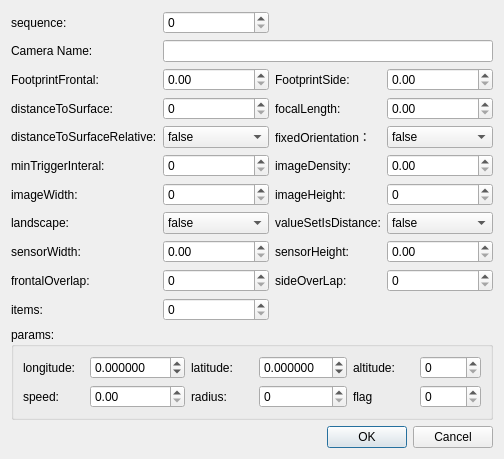
<?xml version="1.0" encoding="UTF-8"?>
<ui version="4.0">
 <class>SurveyItemLoader</class>
 <widget class="QDialog" name="SurveyItemLoader">
  <property name="geometry">
   <rect>
    <x>0</x>
    <y>0</y>
    <width>504</width>
    <height>455</height>
   </rect>
  </property>
  <property name="windowTitle">
   <string>Dialog</string>
  </property>
  <layout class="QGridLayout" name="gridLayout">
   <item row="4" column="0">
    <widget class="QLabel" name="label_6">
     <property name="text">
      <string>distanceToSurfaceRelative:</string>
     </property>
    </widget>
   </item>
   <item row="8" column="2">
    <widget class="QLabel" name="label_12">
     <property name="text">
      <string>imageHeight:</string>
     </property>
    </widget>
   </item>
   <item row="3" column="0">
    <widget class="QLabel" name="label_5">
     <property name="text">
      <string>distanceToSurface:</string>
     </property>
    </widget>
   </item>
   <item row="8" column="1">
    <widget class="QSpinBox" name="imageWidthSpinBox">
     <property name="maximum">
      <number>65535</number>
     </property>
    </widget>
   </item>
   <item row="2" column="0">
    <widget class="QLabel" name="label_2">
     <property name="text">
      <string>FootprintFrontal:</string>
     </property>
    </widget>
   </item>
   <item row="8" column="0">
    <widget class="QLabel" name="label_11">
     <property name="text">
      <string>imageWidth:</string>
     </property>
    </widget>
   </item>
   <item row="10" column="1">
    <widget class="QDoubleSpinBox" name="sensorWidthDoubleSpinBox"/>
   </item>
   <item row="11" column="0">
    <widget class="QLabel" name="label_9">
     <property name="text">
      <string>frontalOverlap:</string>
     </property>
    </widget>
   </item>
   <item row="10" column="2">
    <widget class="QLabel" name="label_16">
     <property name="text">
      <string>sensorHeight:</string>
     </property>
    </widget>
   </item>
   <item row="3" column="1">
    <widget class="QSpinBox" name="distanceToSurfaceSpinBox">
     <property name="maximum">
      <number>65535</number>
     </property>
    </widget>
   </item>
   <item row="1" column="0">
    <widget class="QLabel" name="label_4">
     <property name="text">
      <string>Camera Name:</string>
     </property>
    </widget>
   </item>
   <item row="4" column="1">
    <widget class="QComboBox" name="distanceToSurfaceRelativeComboBox">
     <item>
      <property name="text">
       <string>false</string>
      </property>
     </item>
     <item>
      <property name="text">
       <string>true</string>
      </property>
     </item>
    </widget>
   </item>
   <item row="3" column="3">
    <widget class="QDoubleSpinBox" name="focalLengthDoubleSpinBox"/>
   </item>
   <item row="7" column="2">
    <widget class="QLabel" name="label_10">
     <property name="text">
      <string>imageDensity:</string>
     </property>
    </widget>
   </item>
   <item row="9" column="1">
    <widget class="QComboBox" name="landscapeComboBox">
     <item>
      <property name="text">
       <string>false</string>
      </property>
     </item>
     <item>
      <property name="text">
       <string>true</string>
      </property>
     </item>
    </widget>
   </item>
   <item row="2" column="1">
    <widget class="QDoubleSpinBox" name="footprintFrontaDoubleSpinBox"/>
   </item>
   <item row="9" column="3">
    <widget class="QComboBox" name="valueSetIsDistanceComboBox">
     <item>
      <property name="text">
       <string>false</string>
      </property>
     </item>
     <item>
      <property name="text">
       <string>true</string>
      </property>
     </item>
    </widget>
   </item>
   <item row="2" column="2">
    <widget class="QLabel" name="label_3">
     <property name="text">
      <string>FootprintSide:</string>
     </property>
    </widget>
   </item>
   <item row="4" column="3">
    <widget class="QComboBox" name="fixedOrientationComboBox">
     <item>
      <property name="text">
       <string>false</string>
      </property>
     </item>
     <item>
      <property name="text">
       <string>true</string>
      </property>
     </item>
    </widget>
   </item>
   <item row="9" column="0">
    <widget class="QLabel" name="label_13">
     <property name="text">
      <string>landscape:</string>
     </property>
    </widget>
   </item>
   <item row="8" column="3">
    <widget class="QSpinBox" name="imageHeightSpinBox">
     <property name="maximum">
      <number>65535</number>
     </property>
    </widget>
   </item>
   <item row="0" column="0">
    <widget class="QLabel" name="label">
     <property name="text">
      <string>sequence:</string>
     </property>
    </widget>
   </item>
   <item row="7" column="3">
    <widget class="QDoubleSpinBox" name="imageDensityDoubleSpinBox">
     <property name="maximum">
      <double>65535.000000000000000</double>
     </property>
    </widget>
   </item>
   <item row="10" column="3">
    <widget class="QDoubleSpinBox" name="sensorHeightDoubleSpinBox"/>
   </item>
   <item row="12" column="0">
    <widget class="QLabel" name="label_19">
     <property name="text">
      <string>items:</string>
     </property>
    </widget>
   </item>
   <item row="12" column="1">
    <widget class="QSpinBox" name="itemsSpinBox">
     <property name="maximum">
      <number>65535</number>
     </property>
    </widget>
   </item>
   <item row="7" column="1">
    <widget class="QSpinBox" name="minTriggerInteralSpinBox">
     <property name="maximum">
      <number>65535</number>
     </property>
    </widget>
   </item>
   <item row="11" column="1">
    <widget class="QSpinBox" name="frontIOverlapSpinBox"/>
   </item>
   <item row="9" column="2">
    <widget class="QLabel" name="label_18">
     <property name="text">
      <string>valueSetIsDistance:</string>
     </property>
    </widget>
   </item>
   <item row="7" column="0">
    <widget class="QLabel" name="label_14">
     <property name="text">
      <string>minTriggerInteral:</string>
     </property>
    </widget>
   </item>
   <item row="4" column="2">
    <widget class="QLabel" name="label_7">
     <property name="text">
      <string>fixedOrientation：</string>
     </property>
    </widget>
   </item>
   <item row="3" column="2">
    <widget class="QLabel" name="label_8">
     <property name="text">
      <string>focalLength:</string>
     </property>
    </widget>
   </item>
   <item row="11" column="2">
    <widget class="QLabel" name="label_17">
     <property name="text">
      <string>sideOverLap:</string>
     </property>
    </widget>
   </item>
   <item row="2" column="3">
    <widget class="QDoubleSpinBox" name="footprintSideDoubleSpinBox"/>
   </item>
   <item row="1" column="1" colspan="3">
    <widget class="QLineEdit" name="cameraNameLineEdit"/>
   </item>
   <item row="11" column="3">
    <widget class="QSpinBox" name="sideOverlapSpinBox"/>
   </item>
   <item row="15" column="0" colspan="4">
    <layout class="QHBoxLayout" name="horizontalLayout">
     <item>
      <widget class="QDialogButtonBox" name="buttonBox">
       <property name="orientation">
        <enum>Qt::Horizontal</enum>
       </property>
       <property name="standardButtons">
        <set>QDialogButtonBox::Cancel|QDialogButtonBox::Ok</set>
       </property>
      </widget>
     </item>
    </layout>
   </item>
   <item row="10" column="0">
    <widget class="QLabel" name="label_15">
     <property name="text">
      <string>sensorWidth:</string>
     </property>
    </widget>
   </item>
   <item row="0" column="1">
    <widget class="QSpinBox" name="sequenceSpinBox">
     <property name="maximum">
      <number>65535</number>
     </property>
    </widget>
   </item>
   <item row="13" column="0" colspan="4">
    <widget class="QGroupBox" name="groupBox">
     <property name="title">
      <string>params:</string>
     </property>
     <layout class="QGridLayout" name="gridLayout_2">
      <item row="0" column="4">
       <widget class="QLabel" name="label_22">
        <property name="text">
         <string>altitude:</string>
        </property>
       </widget>
      </item>
      <item row="0" column="0">
       <widget class="QLabel" name="label_20">
        <property name="text">
         <string>longitude:</string>
        </property>
       </widget>
      </item>
      <item row="0" column="2">
       <widget class="QLabel" name="label_21">
        <property name="text">
         <string>latitude:</string>
        </property>
       </widget>
      </item>
      <item row="0" column="3">
       <widget class="QDoubleSpinBox" name="latitudeDoubleSpinBox">
        <property name="decimals">
         <number>6</number>
        </property>
        <property name="minimum">
         <double>-90.000000000000000</double>
        </property>
        <property name="maximum">
         <double>90.000000000000000</double>
        </property>
       </widget>
      </item>
      <item row="0" column="1">
       <widget class="QDoubleSpinBox" name="longitudeDoubleSpinBox">
        <property name="decimals">
         <number>6</number>
        </property>
        <property name="minimum">
         <double>-180.000000000000000</double>
        </property>
        <property name="maximum">
         <double>180.000000000000000</double>
        </property>
       </widget>
      </item>
      <item row="1" column="0">
       <widget class="QLabel" name="label_23">
        <property name="text">
         <string>speed:</string>
        </property>
       </widget>
      </item>
      <item row="1" column="1">
       <widget class="QDoubleSpinBox" name="speedDoubleSpinBox"/>
      </item>
      <item row="1" column="2">
       <widget class="QLabel" name="label_24">
        <property name="text">
         <string>radius:</string>
        </property>
       </widget>
      </item>
      <item row="1" column="3">
       <widget class="QSpinBox" name="radiusSpinBox">
        <property name="maximum">
         <number>65535</number>
        </property>
       </widget>
      </item>
      <item row="1" column="5">
       <widget class="QSpinBox" name="flagSpinBox">
        <property name="maximum">
         <number>255</number>
        </property>
       </widget>
      </item>
      <item row="1" column="4">
       <widget class="QLabel" name="label_25">
        <property name="text">
         <string>flag</string>
        </property>
       </widget>
      </item>
      <item row="0" column="5">
       <widget class="QSpinBox" name="altitudeSpinBox"/>
      </item>
     </layout>
    </widget>
   </item>
  </layout>
 </widget>
 <resources/>
 <connections>
  <connection>
   <sender>buttonBox</sender>
   <signal>accepted()</signal>
   <receiver>SurveyItemLoader</receiver>
   <slot>accept()</slot>
   <hints>
    <hint type="sourcelabel">
     <x>248</x>
     <y>254</y>
    </hint>
    <hint type="destinationlabel">
     <x>157</x>
     <y>274</y>
    </hint>
   </hints>
  </connection>
  <connection>
   <sender>buttonBox</sender>
   <signal>rejected()</signal>
   <receiver>SurveyItemLoader</receiver>
   <slot>reject()</slot>
   <hints>
    <hint type="sourcelabel">
     <x>316</x>
     <y>260</y>
    </hint>
    <hint type="destinationlabel">
     <x>286</x>
     <y>274</y>
    </hint>
   </hints>
  </connection>
 </connections>
</ui>
